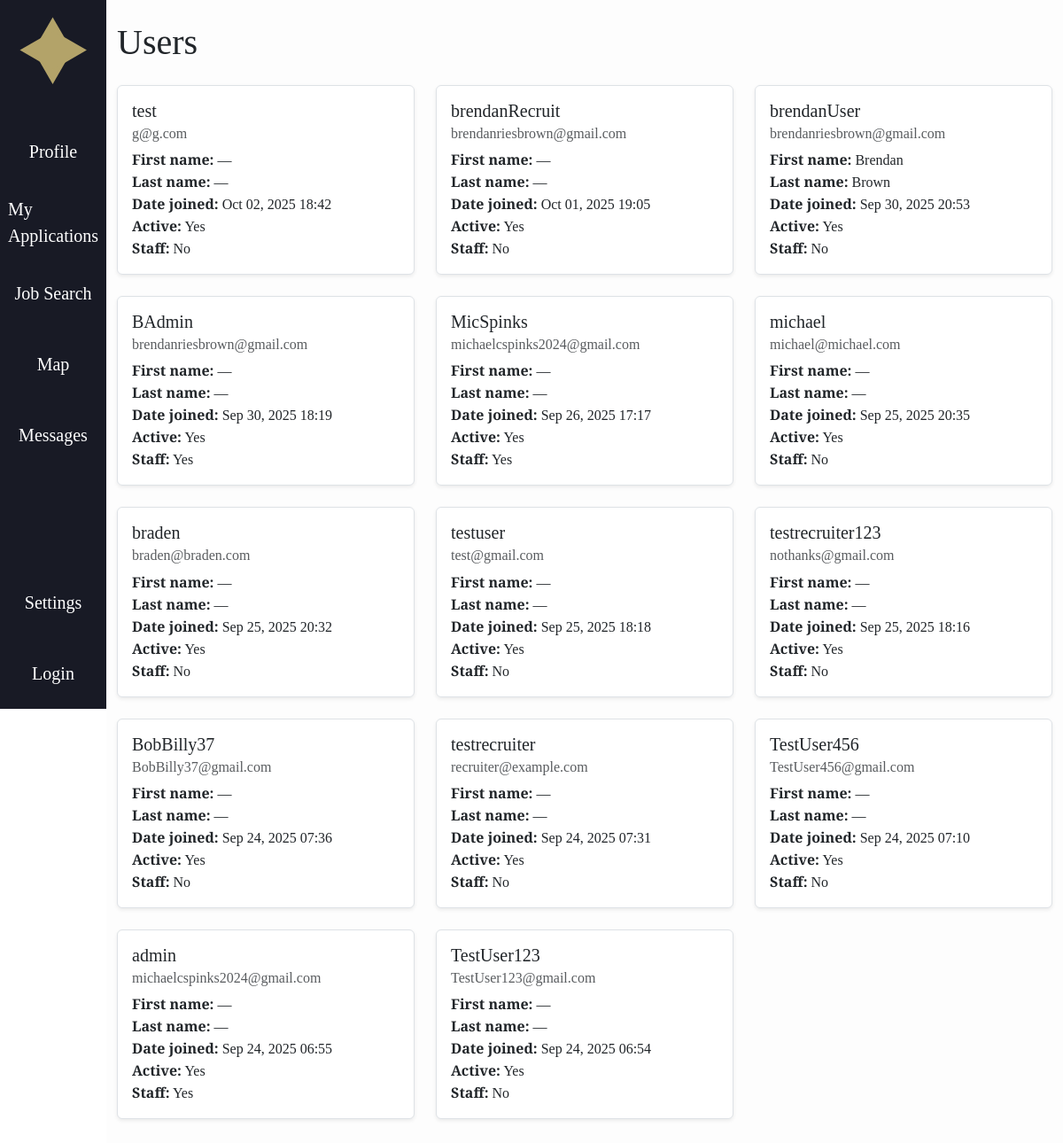
The page /manageusers/ on the database its author committed.
### accounts/models.py (models this page shows)
class CustomUser(AbstractUser):
    ROLE_CHOICES = (
        ("recruiter", "Recruiter"),
        ("user", "User"),
    )
    role = models.CharField(max_length=20, choices=ROLE_CHOICES, default="user")
    fname = models.CharField(max_length=30, blank=True, default='')
    lname = models.CharField(max_length=30, blank=True, default='')
    headline = models.CharField(max_length=255, blank=True, default='')
    skills = models.TextField(blank=True, default='')
    education = models.TextField(blank=True, default='')
    work_experience = models.TextField(blank=True, default='')
    location = models.CharField(max_length=255, blank=True, default='')
    links = models.TextField(blank=True, default='')
    show_headline = models.BooleanField(default=True)
    show_skills = models.BooleanField(default=True)
    show_education = models.BooleanField(default=True)
    show_work_experience = models.BooleanField(default=True)
    show_location = models.BooleanField(default=True)
    show_links = models.BooleanField(default=True)

### Ahome/views.py (the view)
# urls.py: path('manageusers/', views.manageusers, name='Ahome.manageusers'),
def manageusers(request):
    users = CustomUser.objects.all().order_by('-date_joined')
    return render(request, 'Ahome/manageusers.html', {'users': users})

### jobble/context_processors.py (called while the page is built, shortened)
def user_template(request):
    return {"base_template": "base.html"}           # default for anonymous users

### Ahome/templates/Ahome/manageusers.html (shortened to what this page needs)
{% extends base_template %}
{% load static %}
{% block content %}
<div class="container py-4">
	<h1 class="mb-4">Users</h1>
	<div class="row">
		{% for user in users %}
		<div class="col-md-6 col-lg-4 mb-4">
			<div class="card shadow-sm h-100">
				<div class="card-body">
					<h5 class="card-title">{{ user.username }}</h5>
					<h6 class="card-subtitle mb-2 text-muted">{{ user.email }}</h6>
					<p class="card-text">
						<strong>First name:</strong> {{ user.fname|default:"—" }}<br>
						<strong>Last name:</strong> {{ user.lname|default:"—" }}<br>
						<strong>Date joined:</strong> {{ user.date_joined|date:"M d, Y H:i" }}<br>
						<strong>Active:</strong> {{ user.is_active|yesno:"Yes,No" }}<br>
						<strong>Staff:</strong> {{ user.is_staff|yesno:"Yes,No" }}
					</p>
				</div>
			</div>
		</div>
		{% empty %}
		<p>No users found.</p>
		{% endfor %}
	</div>
</div>
{% endblock content %}

### jobble/static/css/style.css (style rules this page uses)
* { font-family: "DM Serif Text", serif; font-weight: 400; font-style: normal; }
body { overflow-x: hidden; }
h1 { font-size: 36px; }
.card { border: 1.5px solid #dee2e6 !important; }

### rows shown on the page
CustomUser: username "test", email "g@g.com", fname "—", lname "—", date_joined "Oct 02, 2025 18:42", is_active "Yes", is_staff "No"
CustomUser: username "brendanRecruit", email "brendanriesbrown@gmail.com", fname "—", lname "—", date_joined "Oct 01, 2025 19:05", is_active "Yes", is_staff "No"
CustomUser: username "brendanUser", email "brendanriesbrown@gmail.com", fname "Brendan", lname "Brown", date_joined "Sep 30, 2025 20:53", is_active "Yes", is_staff "No"
CustomUser: username "BAdmin", email "brendanriesbrown@gmail.com", fname "—", lname "—", date_joined "Sep 30, 2025 18:19", is_active "Yes", is_staff "Yes"
CustomUser: username "MicSpinks", email "michaelcspinks2024@gmail.com", fname "—", lname "—", date_joined "Sep 26, 2025 17:17", is_active "Yes", is_staff "Yes"
CustomUser: username "michael", email "michael@michael.com", fname "—", lname "—", date_joined "Sep 25, 2025 20:35", is_active "Yes", is_staff "No"
CustomUser: username "braden", email "braden@braden.com", fname "—", lname "—", date_joined "Sep 25, 2025 20:32", is_active "Yes", is_staff "No"
CustomUser: username "testuser", email "test@gmail.com", fname "—", lname "—", date_joined "Sep 25, 2025 18:18", is_active "Yes", is_staff "No"
CustomUser: username "testrecruiter123", email "nothanks@gmail.com", fname "—", lname "—", date_joined "Sep 25, 2025 18:16", is_active "Yes", is_staff "No"
CustomUser: username "BobBilly37", email "BobBilly37@gmail.com", fname "—", lname "—", date_joined "Sep 24, 2025 07:36", is_active "Yes", is_staff "No"
CustomUser: username "testrecruiter", email "recruiter@example.com", fname "—", lname "—", date_joined "Sep 24, 2025 07:31", is_active "Yes", is_staff "No"
CustomUser: username "TestUser456", email "TestUser456@gmail.com", fname "—", lname "—", date_joined "Sep 24, 2025 07:10", is_active "Yes", is_staff "No"
CustomUser: username "admin", email "michaelcspinks2024@gmail.com", fname "—", lname "—", date_joined "Sep 24, 2025 06:55", is_active "Yes", is_staff "Yes"
CustomUser: username "TestUser123", email "TestUser123@gmail.com", fname "—", lname "—", date_joined "Sep 24, 2025 06:54", is_active "Yes", is_staff "No"
